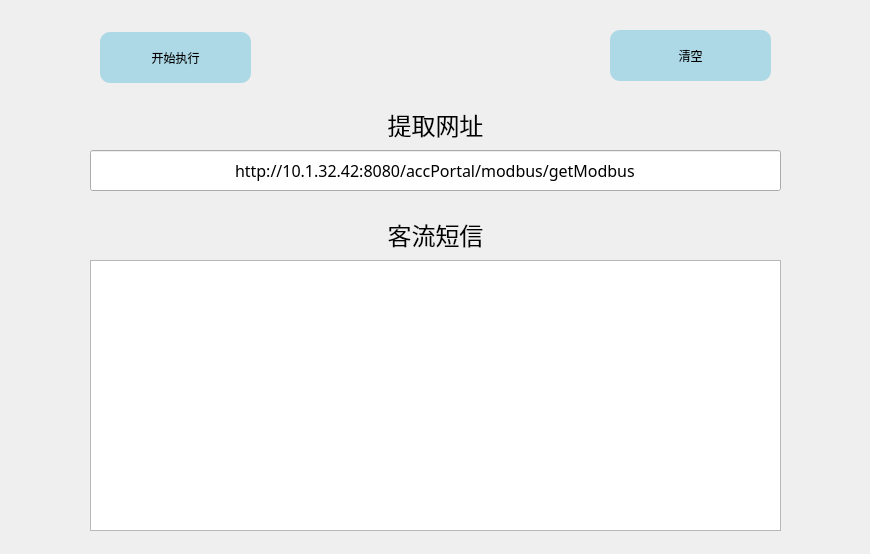
<?xml version="1.0" encoding="UTF-8"?>
<ui version="4.0">
 <class>Form</class>
 <widget class="QWidget" name="Form">
  <property name="geometry">
   <rect>
    <x>0</x>
    <y>0</y>
    <width>870</width>
    <height>554</height>
   </rect>
  </property>
  <property name="windowTitle">
   <string>Form</string>
  </property>
  <widget class="QLineEdit" name="lineEdit">
   <property name="geometry">
    <rect>
     <x>90</x>
     <y>150</y>
     <width>691</width>
     <height>41</height>
    </rect>
   </property>
   <property name="font">
    <font>
     <family>幼圆</family>
     <pointsize>12</pointsize>
    </font>
   </property>
   <property name="layoutDirection">
    <enum>Qt::LeftToRight</enum>
   </property>
   <property name="text">
    <string>http://10.1.32.42:8080/accPortal/modbus/getModbus</string>
   </property>
   <property name="alignment">
    <set>Qt::AlignCenter</set>
   </property>
  </widget>
  <widget class="QPushButton" name="pushButton">
   <property name="geometry">
    <rect>
     <x>100</x>
     <y>32</y>
     <width>151</width>
     <height>51</height>
    </rect>
   </property>
   <property name="styleSheet">
    <string notr="true">background-color: lightblue;
border-radius: 10px;
font: 14pt &quot;幼圆&quot;;</string>
   </property>
   <property name="text">
    <string>开始执行</string>
   </property>
  </widget>
  <widget class="QPlainTextEdit" name="plainTextEdit">
   <property name="geometry">
    <rect>
     <x>90</x>
     <y>260</y>
     <width>691</width>
     <height>271</height>
    </rect>
   </property>
   <property name="font">
    <font>
     <family>幼圆</family>
     <pointsize>12</pointsize>
    </font>
   </property>
  </widget>
  <widget class="QLabel" name="label">
   <property name="geometry">
    <rect>
     <x>90</x>
     <y>210</y>
     <width>691</width>
     <height>51</height>
    </rect>
   </property>
   <property name="font">
    <font>
     <family>幼圆</family>
     <pointsize>16</pointsize>
    </font>
   </property>
   <property name="text">
    <string>&lt;html&gt;&lt;head/&gt;&lt;body&gt;&lt;p align=&quot;center&quot;&gt;&lt;span style=&quot; font-size:18pt;&quot;&gt;客流短信&lt;/span&gt;&lt;/p&gt;&lt;/body&gt;&lt;/html&gt;</string>
   </property>
  </widget>
  <widget class="QLabel" name="label_2">
   <property name="geometry">
    <rect>
     <x>90</x>
     <y>100</y>
     <width>691</width>
     <height>51</height>
    </rect>
   </property>
   <property name="font">
    <font>
     <family>幼圆</family>
     <pointsize>16</pointsize>
    </font>
   </property>
   <property name="text">
    <string>&lt;html&gt;&lt;head/&gt;&lt;body&gt;&lt;p align=&quot;center&quot;&gt;&lt;span style=&quot; font-size:18pt;&quot;&gt;提取网址&lt;/span&gt;&lt;/p&gt;&lt;/body&gt;&lt;/html&gt;</string>
   </property>
  </widget>
  <widget class="QPushButton" name="pushButton_2">
   <property name="geometry">
    <rect>
     <x>610</x>
     <y>30</y>
     <width>161</width>
     <height>51</height>
    </rect>
   </property>
   <property name="styleSheet">
    <string notr="true">background-color: lightblue;
border-radius: 10px;
font: 14pt &quot;幼圆&quot;;</string>
   </property>
   <property name="text">
    <string>清空</string>
   </property>
  </widget>
 </widget>
 <resources/>
 <connections/>
</ui>
